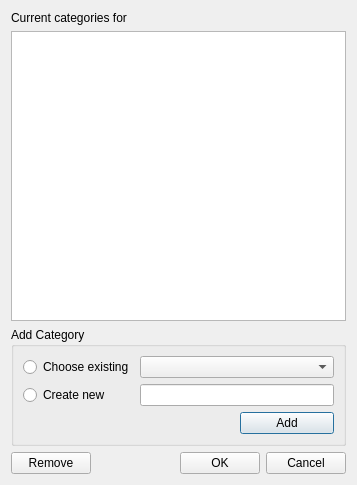
<?xml version="1.0" encoding="UTF-8"?>
<ui version="4.0">
 <class>ChangeCategoryUI</class>
 <widget class="QDialog" name="ChangeCategoryUI">
  <property name="geometry">
   <rect>
    <x>0</x>
    <y>0</y>
    <width>357</width>
    <height>485</height>
   </rect>
  </property>
  <property name="windowTitle">
   <string>Change Category:</string>
  </property>
  <layout class="QGridLayout" name="gridLayout_2">
   <item row="0" column="0">
    <widget class="QLabel" name="lblTitle">
     <property name="text">
      <string>Current categories for </string>
     </property>
    </widget>
   </item>
   <item row="1" column="0">
    <widget class="QListWidget" name="lstCategories">
     <property name="selectionMode">
      <enum>QAbstractItemView::MultiSelection</enum>
     </property>
     <property name="selectionBehavior">
      <enum>QAbstractItemView::SelectRows</enum>
     </property>
    </widget>
   </item>
   <item row="2" column="0">
    <widget class="QGroupBox" name="groupBox">
     <property name="title">
      <string>Add Category</string>
     </property>
     <layout class="QGridLayout" name="gridLayout">
      <item row="0" column="0">
       <widget class="QRadioButton" name="rbExisting">
        <property name="text">
         <string>Choose existing</string>
        </property>
       </widget>
      </item>
      <item row="1" column="1" colspan="2">
       <widget class="QLineEdit" name="txtNewCategory"/>
      </item>
      <item row="0" column="1" colspan="2">
       <widget class="QComboBox" name="cbCategories"/>
      </item>
      <item row="1" column="0">
       <widget class="QRadioButton" name="rbNew">
        <property name="text">
         <string>Create new</string>
        </property>
       </widget>
      </item>
      <item row="2" column="0" colspan="2">
       <spacer name="horizontalSpacer_2">
        <property name="orientation">
         <enum>Qt::Horizontal</enum>
        </property>
        <property name="sizeHint" stdset="0">
         <size>
          <width>208</width>
          <height>20</height>
         </size>
        </property>
       </spacer>
      </item>
      <item row="2" column="2">
       <widget class="QPushButton" name="cmdAdd">
        <property name="text">
         <string>Add</string>
        </property>
       </widget>
      </item>
     </layout>
     <zorder>cbCategories</zorder>
     <zorder>txtNewCategory</zorder>
     <zorder>cmdAdd</zorder>
     <zorder>horizontalSpacer_2</zorder>
     <zorder>rbNew</zorder>
     <zorder>rbExisting</zorder>
    </widget>
   </item>
   <item row="3" column="0">
    <layout class="QHBoxLayout" name="horizontalLayout">
     <item>
      <widget class="QPushButton" name="cmdRemove">
       <property name="text">
        <string>Remove</string>
       </property>
      </widget>
     </item>
     <item>
      <spacer name="horizontalSpacer">
       <property name="orientation">
        <enum>Qt::Horizontal</enum>
       </property>
       <property name="sizeHint" stdset="0">
        <size>
         <width>40</width>
         <height>20</height>
        </size>
       </property>
      </spacer>
     </item>
     <item>
      <widget class="QPushButton" name="cmdOK">
       <property name="text">
        <string>OK</string>
       </property>
      </widget>
     </item>
     <item>
      <widget class="QPushButton" name="cmdCancel">
       <property name="text">
        <string>Cancel</string>
       </property>
      </widget>
     </item>
    </layout>
   </item>
  </layout>
 </widget>
 <tabstops>
  <tabstop>lstCategories</tabstop>
  <tabstop>rbExisting</tabstop>
  <tabstop>cbCategories</tabstop>
  <tabstop>rbNew</tabstop>
  <tabstop>txtNewCategory</tabstop>
  <tabstop>cmdAdd</tabstop>
  <tabstop>cmdRemove</tabstop>
  <tabstop>cmdOK</tabstop>
  <tabstop>cmdCancel</tabstop>
 </tabstops>
 <resources/>
 <connections/>
</ui>
